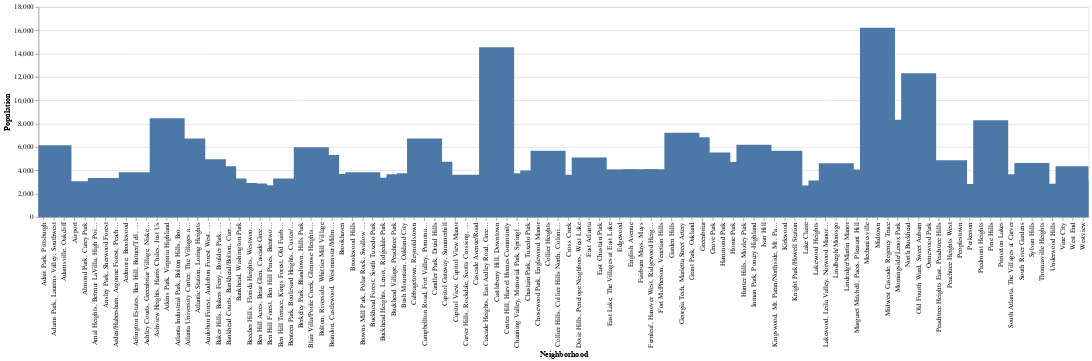

Notebook source saved alongside this figure:
### Code cell
!pip install altair
!pip install altair_saver
import altair as alt
import selenium.webdriver
driver = selenium.webdriver.Chrome()
chart=alt.Chart(df_stat).mark_bar(
    size=50
).encode(
    alt.X("NEIGHBORHO", title="Neighborhood", scale=alt.Scale(zero=False),type='nominal'),
    alt.Y("pop", title="Population", scale=alt.Scale(zero=False)),
    tooltip=["NEIGHBORHO", "pop"]
).properties(
    height=300,
    width=1500,
).interactive()
chart

### Figure 1 — Vega-Lite specification as saved in the notebook (floating-point values rounded to 4 significant figures)
{"config": {"view": {"continuousWidth": 400, "continuousHeight": 300}}, "data": {"name": "data-cb633b9753ed09059dcdde38dafef6e6"}, "mark": {"type": "bar", "size": 50}, "encoding": {"tooltip": [{"type": "nominal", "field": "NEIGHBORHO"}, {"type": "quantitative", "field": "pop"}], "x": {"type": "nominal", "field": "NEIGHBORHO", "scale": {"zero": false}, "title": "Neighborhood"}, "y": {"type": "quantitative", "field": "pop", "scale": {"zero": false}, "title": "Population"}}, "height": 300, "selection": {"selector001": {"type": "interval", "bind": "scales", "encodings": ["x", "y"]}}, "width": 1500, "$schema": "https://vega.github.io/schema/vega-lite/v4.8.1.json", "datasets": {"data-cb633b9753ed09059dcdde38dafef6e6": [{"NEIGHBORHO": "Home Park", "pop": 4706.0, "white": 45.5, "black": 17.1, "asian": 28.9, "other": 3.8, "hispanic": 4.7}, {"NEIGHBORHO": "Georgia Tech, Marietta Street Artery", "pop": 7232.0, "white": 60.4, "black": 8.9, "asian": 22.5, "other": 3.5, "hispanic": 4.7}, {"NEIGHBORHO": "Atlantic Station, Loring Heights", "pop": 4167.0, "white": 42.3, "black": 32.6, "asian": 17.6, "other": 3.3, "hispanic": 4.3}, {"NEIGHBORHO": "Lindbergh/Morosgo", "pop": 4604.0, "white": 34.4, "black": 24.9, "asian": 9.5, "other": 2.3, "hispanic": 28.8}, {"NEIGHBORHO": "Pine Hills", "pop": 8300.0, "white": 58.3, "black": 17.8, "asian": 9.3, "other": 2.5, "hispanic": 12.1}, {"NEIGHBORHO": "Midtown", "pop": 16220.0, "white": 68.2, "black": 15.9, "asian": 7.5, "other": 3.1, "hispanic": 5.4}, {"NEIGHBORHO": "Berkeley Park, Blandtown, Hills Park", "pop": 3089.0, "white": 58.7, "black": 23.9, "asian": 7.3, "other": 3.7, "hispanic": 6.3}, {"NEIGHBORHO": "Cross Creek", "pop": 2910.0, "white": 55.1, "black": 21.0, "asian": 7.2, "other": 2.6, "hispanic": 14.1}, {"NEIGHBORHO": "Castleberry Hill, Downtown", "pop": 14560.0, "white": 32.2, "black": 53.4, "asian": 6.8, "other": 2.8, "hispanic": 4.8}, {"NEIGHBORHO": "Ardmore, Brookwood", "pop": 2771.0, "white": 68.7, "black": 17.5, "asian": 6.3, "other": 2.5, "hispanic": 5.1}, {"NEIGHBORHO": "Buckhead Heights, Lenox, Ridgedale Park", "pop": 3143.0, "white": 72.8, "black": 10.9, "asian": 6.2, "other": 2.4, "hispanic": 7.7}, {"NEIGHBORHO": "Lindridge/Martin Manor", "pop": 3914.0, "white": 42.2, "black": 18.9, "asian": 5.7, "other": 1.9, "hispanic": 31.3}, {"NEIGHBORHO": "Underwood Hills", "pop": 2287.0, "white": 72.3, "black": 13.7, "asian": 5.5, "other": 2.4, "hispanic": 6.2}, {"NEIGHBORHO": "North Buckhead", "pop": 8332.0, "white": 78.9, "black": 8.5, "asian": 5.3, "other": 1.7, "hispanic": 5.6}, {"NEIGHBORHO": "Garden Hills", "pop": 3584.0, "white": 71.4, "black": 6.1, "asian": 4.4, "other": 2.6, "hispanic": 15.5}, {"NEIGHBORHO": "Margaret Mitchell, Paces, Pleasant Hill", "pop": 4061.0, "white": 85.9, "black": 5.7, "asian": 4.4, "other": 1.3, "hispanic": 2.7}, {"NEIGHBORHO": "Piedmont Heights", "pop": 2834.0, "white": 65.9, "black": 20.3, "asian": 4.4, "other": 3.1, "hispanic": 6.3}, {"NEIGHBORHO": "Brookwood Hills", "pop": 3677.0, "white": 59.4, "black": 28.1, "asian": 4.1, "other": 3.1, "hispanic": 5.3}, {"NEIGHBORHO": "East Chastain Park", "pop": 2092.0, "white": 85.0, "black": 6.5, "asian": 4.0, "other": 1.8, "hispanic": 2.7}, {"NEIGHBORHO": "Channing Valley, Memorial Park, Springlake, Wildwood (NPU-C)", "pop": 3757.0, "white": 86.7, "black": 5.3, "asian": 4.0, "other": 1.4, "hispanic": 2.6}, {"NEIGHBORHO": "Buckhead Forest, South Tuxedo Park", "pop": 3372.0, "white": 77.5, "black": 9.0, "asian": 3.5, "other": 2.0, "hispanic": 8.1}, {"NEIGHBORHO": "Kingswood, Mt. Paran/Northside, Mt. Paran Parkway, Randall Mill, West Paces Ferry/Northside, Whitewater Creek", "pop": 4207.0, "white": 91.0, "black": 2.3, "asian": 3.3, "other": 1.4, "hispanic": 2.1}, {"NEIGHBORHO": "Candler Park, Druid Hills", "pop": 4742.0, "white": 83.1, "black": 6.9, "asian": 3.3, "other": 2.7, "hispanic": 4.0}, {"NEIGHBORHO": "Buckhead Village, Peachtree Park", "pop": 2920.0, "white": 77.4, "black": 11.1, "asian": 3.1, "other": 2.3, "hispanic": 6.2}, {"NEIGHBORHO": "Collier Hills, Collier Hills North, Colonial Homes", "pop": 2605.0, "white": 75.9, "black": 13.1, "asian": 3.0, "other": 2.8, "hispanic": 5.3}, {"NEIGHBORHO": "Peachtree Heights West", "pop": 4874.0, "white": 77.0, "black": 14.5, "asian": 2.9, "other": 2.0, "hispanic": 3.6}, {"NEIGHBORHO": "Inman Park, Poncey-Highland", "pop": 6196.0, "white": 80.2, "black": 9.9, "asian": 2.9, "other": 2.7, "hispanic": 4.4}, {"NEIGHBORHO": "Old Fourth Ward, Sweet Auburn", "pop": 12330.0, "white": 32.2, "black": 57.2, "asian": 2.7, "other": 3.1, "hispanic": 4.8}, {"NEIGHBORHO": "Atkins Park, Virginia Highland", "pop": 8475.0, "white": 84.1, "black": 6.1, "asian": 2.6, "other": 2.2, "hispanic": 4.9}, {"NEIGHBORHO": "Chastain Park, Tuxedo Park", "pop": 3423.0, "white": 93.8, "black": 0.7, "asian": 2.6, "other": 1.1, "hispanic": 1.8}, {"NEIGHBORHO": "Bolton, Riverside, Whittier Mill Village", "pop": 5314.0, "white": 43.1, "black": 27.1, "asian": 2.4, "other": 2.2, "hispanic": 25.2}, {"NEIGHBORHO": "Morningside/Lenox Park", "pop": 8307.0, "white": 85.2, "black": 5.1, "asian": 2.4, "other": 1.6, "hispanic": 5.7}, {"NEIGHBORHO": "Cabbagetown, Reynoldstown", "pop": 3750.0, "white": 59.1, "black": 31.0, "asian": 2.3, "other": 2.8, "hispanic": 4.8}, {"NEIGHBORHO": "Ormewood Park", "pop": 4053.0, "white": 62.7, "black": 28.3, "asian": 2.3, "other": 2.5, "hispanic": 4.1}, {"NEIGHBORHO": "Grant Park, Oakland", "pop": 6827.0, "white": 62.4, "black": 27.9, "asian": 2.2, "other": 2.5, "hispanic": 5.0}, {"NEIGHBORHO": "Brandon, Castlewood, Westminster/Milmar, Woodfield", "pop": 3516.0, "white": 93.7, "black": 1.8, "asian": 2.2, "other": 0.6, "hispanic": 1.7}, {"NEIGHBORHO": "Peachtree Heights East, Peachtree Hills", "pop": 3736.0, "white": 86.6, "black": 5.9, "asian": 2.0, "other": 1.8, "hispanic": 3.7}, {"NEIGHBORHO": "Adair Park, Pittsburgh", "pop": 4880.0, "white": 4.1, "black": 90.6, "asian": 1.9, "other": 1.4, "hispanic": 2.0}, {"NEIGHBORHO": "Lake Claire", "pop": 2697.0, "white": 86.6, "black": 5.7, "asian": 1.9, "other": 2.7, "hispanic": 3.1}, {"NEIGHBORHO": "Capitol Gateway, Summerhill", "pop": 2874.0, "white": 12.0, "black": 81.0, "asian": 1.8, "other": 2.2, "hispanic": 3.0}, {"NEIGHBORHO": "Edgewood", "pop": 4072.0, "white": 31.9, "black": 61.1, "asian": 1.7, "other": 2.4, "hispanic": 2.9}, {"NEIGHBORHO": "English Avenue", "pop": 3330.0, "white": 8.7, "black": 83.5, "asian": 1.6, "other": 3.2, "hispanic": 2.9}, {"NEIGHBORHO": "Fernleaf, Hanover West, Ridgewood Heights, Wesley Battle, Westover Plantation", "pop": 2662.0, "white": 74.1, "black": 9.7, "asian": 1.6, "other": 1.2, "hispanic": 13.3}, {"NEIGHBORHO": "Ansley Park, Sherwood Forest", "pop": 3350.0, "white": 86.6, "black": 8.0, "asian": 1.5, "other": 0.8, "hispanic": 3.1}, {"NEIGHBORHO": "Kirkwood", "pop": 5688.0, "white": 44.6, "black": 49.1, "asian": 1.5, "other": 2.4, "hispanic": 2.4}, {"NEIGHBORHO": "Hammond Park", "pop": 2702.0, "white": 5.5, "black": 82.8, "asian": 1.5, "other": 1.3, "hispanic": 8.9}, {"NEIGHBORHO": "Princeton Lakes", "pop": 3670.0, "white": 3.0, "black": 90.0, "asian": 1.4, "other": 1.9, "hispanic": 3.7}, {"NEIGHBORHO": "East Atlanta", "pop": 5101.0, "white": 42.1, "black": 52.2, "asian": 1.1, "other": 2.1, "hispanic": 2.5}, {"NEIGHBORHO": "Knight Park/Howell Station", "pop": 2639.0, "white": 24.6, "black": 69.1, "asian": 1.1, "other": 1.6, "hispanic": 3.6}, {"NEIGHBORHO": "Arden/Habersham, Argonne Forest, Peachtree Battle Alliance, Wyngate", "pop": 2672.0, "white": 96.3, "black": 0.9, "asian": 1.0, "other": 0.5, "hispanic": 1.3}, {"NEIGHBORHO": "Lakewood, Leila Valley, Norwood Manor, Rebel Valley Forest", "pop": 3135.0, "white": 2.6, "black": 84.3, "asian": 1.0, "other": 0.8, "hispanic": 11.4}, {"NEIGHBORHO": "Benteen Park, Boulevard Heights, Custer/McDonough/Guice, State Facility, Woodland Hills", "pop": 3305.0, "white": 31.9, "black": 46.4, "asian": 0.9, "other": 2.2, "hispanic": 18.6}, {"NEIGHBORHO": "Brookhaven", "pop": 2335.0, "white": 94.4, "black": 1.9, "asian": 0.9, "other": 0.6, "hispanic": 2.2}, {"NEIGHBORHO": "Midwest Cascade, Regency Trace", "pop": 1898.0, "white": 1.5, "black": 96.3, "asian": 0.9, "other": 0.9, "hispanic": 0.4}, {"NEIGHBORHO": "East Lake, The Villages at East Lake", "pop": 4046.0, "white": 27.2, "black": 67.7, "asian": 0.9, "other": 1.8, "hispanic": 2.4}, {"NEIGHBORHO": "West End", "pop": 4341.0, "white": 3.9, "black": 90.4, "asian": 0.9, "other": 2.4, "hispanic": 2.4}, {"NEIGHBORHO": "Peoplestown", "pop": 2658.0, "white": 8.5, "black": 84.1, "asian": 0.8, "other": 2.6, "hispanic": 4.0}, {"NEIGHBORHO": "Perkerson", "pop": 2416.0, "white": 8.7, "black": 76.9, "asian": 0.7, "other": 1.2, "hispanic": 12.5}, {"NEIGHBORHO": "Amal Heights, Betmar LaVilla, High Point, Joyland", "pop": 2151.0, "white": 1.9, "black": 90.7, "asian": 0.7, "other": 1.7, "hispanic": 5.0}, {"NEIGHBORHO": "Atlanta Industrial Park, Bolton Hills, Brookview Heights, Chattahoochee, English Park, Lincoln Homes, Monroe Heights", "pop": 2083.0, "white": 3.6, "black": 92.8, "asian": 0.6, "other": 1.1, "hispanic": 2.0}, {"NEIGHBORHO": "Carver Hills, Rockdale, Scotts Crossing, West Highlands", "pop": 3628.0, "white": 3.9, "black": 91.6, "asian": 0.6, "other": 1.5, "hispanic": 2.3}, {"NEIGHBORHO": "Ashley Courts, Greenbriar Village, Niskey Cove, Niskey Lake, Sandlewood Estates", "pop": 2536.0, "white": 0.6, "black": 96.0, "asian": 0.5, "other": 1.6, "hispanic": 1.3}, {"NEIGHBORHO": "Arlington Estates, Ben Hill, Butner/Tell, Elmco Estates, Fairburn, Fairburn Tell, Fairway Acres, Huntington, Lake Estates, Wildwood Forest", "pop": 3826.0, "white": 1.2, "black": 94.6, "asian": 0.5, "other": 2.0, "hispanic": 1.7}, {"NEIGHBORHO": "Sylvan Hills", "pop": 4632.0, "white": 10.0, "black": 85.4, "asian": 0.5, "other": 1.6, "hispanic": 2.5}, {"NEIGHBORHO": "Chosewood Park, Englewood Manor", "pop": 3995.0, "white": 21.9, "black": 55.0, "asian": 0.5, "other": 1.5, "hispanic": 21.1}, {"NEIGHBORHO": "Ben Hill Terrace, Kings Forest, Old Fairburn Village", "pop": 2719.0, "white": 1.0, "black": 95.2, "asian": 0.5, "other": 1.6, "hispanic": 1.7}, {"NEIGHBORHO": "Fort McPherson, Venetian Hills", "pop": 4084.0, "white": 7.1, "black": 89.5, "asian": 0.4, "other": 1.6, "hispanic": 1.3}, {"NEIGHBORHO": "Capitol View, Capitol View Manor", "pop": 2648.0, "white": 12.8, "black": 82.6, "asian": 0.4, "other": 1.8, "hispanic": 2.4}, {"NEIGHBORHO": "Blair Villa/Poole Creek, Glenrose Heights, Orchard Knob, Rosedale Heights", "pop": 5972.0, "white": 1.0, "black": 94.3, "asian": 0.4, "other": 1.7, "hispanic": 2.6}, {"NEIGHBORHO": "Vine City", "pop": 2818.0, "white": 2.2, "black": 92.7, "asian": 0.3, "other": 2.2, "hispanic": 2.6}, {"NEIGHBORHO": "Lakewood Heights", "pop": 2157.0, "white": 10.5, "black": 85.3, "asian": 0.3, "other": 1.9, "hispanic": 2.1}, {"NEIGHBORHO": "Adams Park, Laurens Valley, Southwest", "pop": 6141.0, "white": 1.0, "black": 95.8, "asian": 0.3, "other": 1.2, "hispanic": 1.7}, {"NEIGHBORHO": "Cascade Heights, East Ardley Road, Green Acres Valley, Green Forest Acres, Horseshoe Community, Magnum Manor, West Manor", "pop": 2705.0, "white": 1.2, "black": 96.8, "asian": 0.3, "other": 1.2, "hispanic": 0.6}, {"NEIGHBORHO": "Baker Hills, Bakers Ferry, Boulder Park, Fairburn Road/Wisteria Lane, Ridgecrest Forest, Wildwood (NPU-H), Wilson Mill Meadows, Wisteria Gardens", "pop": 4360.0, "white": 0.3, "black": 97.7, "asian": 0.3, "other": 0.8, "hispanic": 0.9}, {"NEIGHBORHO": "Mechanicsville", "pop": 3786.0, "white": 2.1, "black": 94.9, "asian": 0.3, "other": 1.1, "hispanic": 1.7}, {"NEIGHBORHO": "Hunter Hills, Mozley Park", "pop": 3836.0, "white": 1.5, "black": 96.2, "asian": 0.2, "other": 1.0, "hispanic": 1.0}, {"NEIGHBORHO": "Westview", "pop": 3138.0, "white": 3.4, "black": 93.3, "asian": 0.2, "other": 1.8, "hispanic": 1.3}, {"NEIGHBORHO": "Atlanta University Center, The Villages at Castleberry Hill", "pop": 6729.0, "white": 0.5, "black": 94.2, "asian": 0.2, "other": 2.1, "hispanic": 3.1}, {"NEIGHBORHO": "Adamsville, Oakcliff", "pop": 2296.0, "white": 1.0, "black": 89.5, "asian": 0.2, "other": 0.7, "hispanic": 8.7}, {"NEIGHBORHO": "Bush Mountain, Oakland City", "pop": 3672.0, "white": 1.7, "black": 95.8, "asian": 0.2, "other": 1.1, "hispanic": 1.1}, {"NEIGHBORHO": "Thomasville Heights", "pop": 2851.0, "white": 0.5, "black": 97.8, "asian": 0.2, "other": 1.1, "hispanic": 0.5}, {"NEIGHBORHO": "Center Hill, Harvel Homes Community", "pop": 2730.0, "white": 1.4, "black": 95.8, "asian": 0.2, "other": 1.2, "hispanic": 1.4}, {"NEIGHBORHO": "Ben Hill Acres, Briar Glen, Cascade Green, Heritage Valley, Meadowbrook Forest, Mt. Gilead Woods", "pop": 2056.0, "white": 1.3, "black": 96.4, "asian": 0.1, "other": 1.1, "hispanic": 1.2}, {"NEIGHBORHO": "Beecher Hills, Florida Heights, Westwood Terrace", "pop": 2881.0, "white": 1.3, "black": 95.3, "asian": 0.1, "other": 1.5, "hispanic": 1.8}, {"NEIGHBORHO": "Browns Mill Park, Polar Rock, Swallow Circle/Baywood", "pop": 3837.0, "white": 3.9, "black": 89.8, "asian": 0.1, "other": 1.7, "hispanic": 4.5}, {"NEIGHBORHO": "Grove Park", "pop": 5534.0, "white": 1.9, "black": 95.4, "asian": 0.1, "other": 1.3, "hispanic": 1.3}, {"NEIGHBORHO": "Bankhead, Washington Park", "pop": 2924.0, "white": 2.7, "black": 94.2, "asian": 0.1, "other": 1.3, "hispanic": 1.7}, {"NEIGHBORHO": "Almond Park, Carey Park", "pop": 3067.0, "white": 1.0, "black": 96.3, "asian": 0.1, "other": 1.3, "hispanic": 1.3}, {"NEIGHBORHO": "Ben Hill Forest, Ben Hill Pines, Brentwood, Deerwood, Mellwood, Rue Royal, Tampa Park", "pop": 2428.0, "white": 1.9, "black": 95.4, "asian": 0.1, "other": 1.4, "hispanic": 1.2}, {"NEIGHBORHO": "Greenbriar", "pop": 3628.0, "white": 0.6, "black": 97.4, "asian": 0.1, "other": 0.9, "hispanic": 1.0}, {"NEIGHBORHO": "Cascade Avenue/Road", "pop": 2307.0, "white": 1.4, "black": 95.6, "asian": 0.1, "other": 1.8, "hispanic": 1.1}, {"NEIGHBORHO": "Collier Heights", "pop": 5681.0, "white": 0.7, "black": 96.5, "asian": 0.1, "other": 1.6, "hispanic": 1.2}, {"NEIGHBORHO": "Fairburn Mays, Mays", "pop": 4095.0, "white": 0.7, "black": 95.9, "asian": 0.1, "other": 1.8, "hispanic": 1.4}, {"NEIGHBORHO": "South River Gardens", "pop": 2255.0, "white": 1.6, "black": 94.2, "asian": 0.1, "other": 1.3, "hispanic": 2.8}, {"NEIGHBORHO": "South Atlanta, The Villages at Carver", "pop": 2808.0, "white": 2.2, "black": 95.0, "asian": 0.1, "other": 1.8, "hispanic": 0.9}, {"NEIGHBORHO": "Ashview Heights, Harris Chiles, Just Us", "pop": 2072.0, "white": 1.6, "black": 95.5, "asian": 0.0, "other": 1.6, "hispanic": 1.3}, {"NEIGHBORHO": "Dixie Hills, Penelope Neighbors, West Lake", "pop": 3625.0, "white": 1.1, "black": 96.6, "asian": 0.0, "other": 1.1, "hispanic": 1.2}, {"NEIGHBORHO": "Bankhead Courts, Bankhead/Bolton, Carroll Heights, Fairburn Heights, Old Gordon", "pop": 3298.0, "white": 1.0, "black": 80.4, "asian": 0.0, "other": 1.0, "hispanic": 17.6}, {"NEIGHBORHO": "Audobon Forest, Audobon Forest West, Chalet Woods, Harland Terrace, Peyton Forest, Westhaven", "pop": 4945.0, "white": 1.1, "black": 94.7, "asian": 0.0, "other": 1.6, "hispanic": 2.7}, {"NEIGHBORHO": "Ivan Hill", "pop": 4996.0, "white": 0.5, "black": 86.2, "asian": 0.0, "other": 1.0, "hispanic": 12.2}, {"NEIGHBORHO": "Campbellton Road, Fort Valley, Pomona Park", "pop": 6721.0, "white": 1.9, "black": 95.7, "asian": 0.0, "other": 1.1, "hispanic": 1.2}, {"NEIGHBORHO": "Airport", "pop": 0.0, "white": 0.0, "black": 0.0, "asian": 0.0, "other": 0.0, "hispanic": 0.0}]}}
